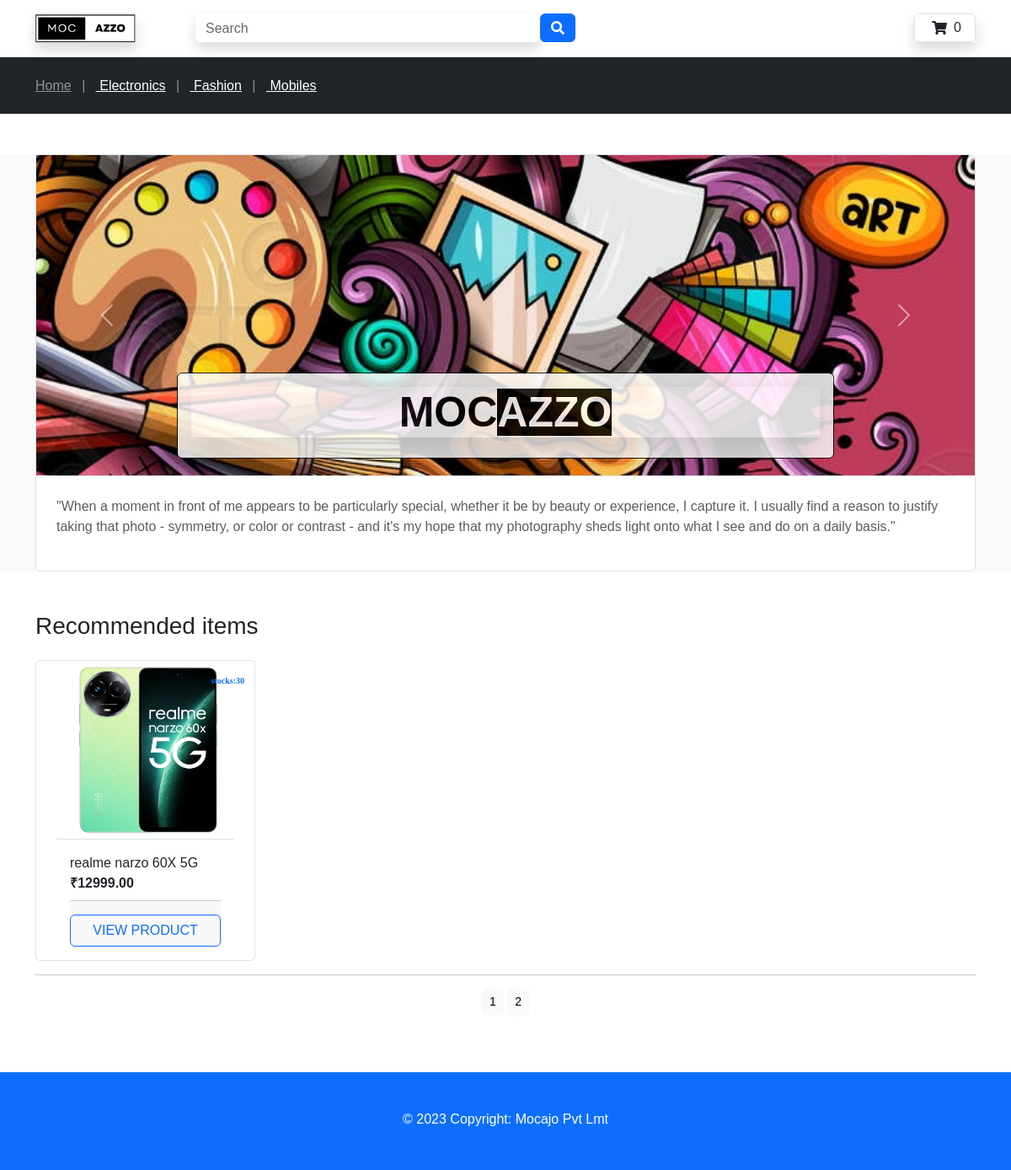
The app's page /index?page=2 with its own data.
### moc_app/models.py (models this page shows, shortened)
class Category(models.Model):
    name = models.CharField(max_length=250,unique=True)
    slug = models.SlugField(max_length=250,unique=True)
    desc = models.TextField(blank=True)
    img = models.ImageField(upload_to='category')
    class Meta:
        ordering = ('name',)
        verbose_name = 'category'
        verbose_name_plural = 'categories'
    def get_url(self):
        return reverse('moc_app:product_of_cat',args=[self.slug])

class Product(models.Model):
    name = models.CharField(max_length=250, unique=True)
    slug = models.SlugField(max_length=250, unique=True)
    desc = models.TextField(blank=True)
    category = models.ForeignKey(Category,on_delete=models.CASCADE)
    img = models.ImageField(upload_to='product')
    price = models.DecimalField(max_digits=10,decimal_places=2)
    stock = models.IntegerField()
    available = models.BooleanField(default=True)
    created = models.DateTimeField(auto_now_add=True)
    updated = models.DateTimeField(auto_now=True)
    def get_url(self):
        return reverse('moc_app:product',args=[self.category.slug,self.slug])
    class Meta:
        ordering = ('name',)
        verbose_name = 'product'
        verbose_name_plural = 'products'

### moc_app/views.py (the view)
# urls.py: path('', views.index,name='index'),
def index(request,c_slug=None):
    c_page = None
    products = None
    if c_slug != None:
        c_page = get_object_or_404(Category,slug= c_slug)
        products_list = Product.objects.all().filter(category=c_page)
    else:
        products_list = Product.objects.all()
    pagenator = Paginator(products_list,8)
    try:
        page = int(request.GET.get('page','1'))
    except:
        page=1
    try:
        products = pagenator.page(page)
    except(InvalidPage,EmptyPage):
        products = pagenator.page(pagenator.num_pages)
    return render(request,'index.html',{'category':c_page,'products':products})

### cart_app/context_processors.py (called while the page is built)
def counter(request):
    item_count = 0
    if 'admin' in request.path:
        return {}
    else:
        try:
            cart = Cart.objects.filter(cartId = _cart_id(request))
            cart_items = CartItem.objects.all().filter(cart=cart[:1])
            for cart_item in cart_items:
                item_count += cart_item.quantity
        except Cart.DoesNotExist:
            item_count = 0
        return dict(item_count = item_count)

### cart_app/views.py (called while the page is built)
def _cart_id(request):
    cart = request.session.session_key
    if not cart:
        cart = request.session.create()
    return cart

### moc_app/context_processors.py (called while the page is built)
def menu_links(request):
    links = Category.objects.all()
    return dict(links=links)

### templates/index.html (shortened to what this page needs)
{% extends 'base.html' %}
{% load static %}
{% block content %}
<section class="bg-light my-5">
  <div class="container">
    <div class="row">
      <div class="col-lg-12">
        <div class="card border shadow-0">
          {% if category %}
            <h4 class="card-title mb-4">{{category.name}}</h4>
                <div class="text-center mx-4">
                    <img class="img-fluid w-100"  src="{{category.img.url}}" style="width:1100px; height:200px; margin-le " />
                </div>
            <div class="border-top pt-4 mx-4 mb-4">
            <p class="text-muted">
             {{category.desc}}
            </p>
          </div>
            {% else %}
            <div id="carouselExampleInterval" class="carousel slide" data-bs-ride="carousel">
  <div class="carousel-inner">
    <div class="carousel-item active" data-bs-interval="10000">
      <img src="{% static 'img/bn.jpg' %}" class="d-block w-100" alt="{% static 'img/bn.jpg' %}">
           <div class="carousel-caption  d-md-block border border-black p-3    bg-white rounded opacity-85">
        <h2 class="shadow-lg " style="font-family: 'Mooli', sans-serif; color:black; font-size: 50px; text-transform:uppercase;"><b>Moc<span class="bg-black " style="color:white;">azzo</span></b></h2>
           </div>
    </div>
  </div>
  <button class="carousel-control-prev" type="button" data-bs-target="#carouselExampleInterval" data-bs-slide="prev">
    <span class="carousel-control-prev-icon" aria-hidden="true"></span>
  </button>
  <button class="carousel-control-next" type="button" data-bs-target="#carouselExampleInterval" data-bs-slide="next">
    <span class="carousel-control-next-icon" aria-hidden="true"></span>
  </button>
</div>
          <div class="border-top pt-4 mx-4 mb-4">
            <p class="text-muted">
              "When a moment in front of me appears to be particularly special, whether it be by beauty or experience, I capture it. I usually find a reason to justify taking that photo - symmetry, or color or contrast - and it's my hope that my photography sheds light onto what I see and do on a daily basis."
            </p>
          </div>
            {% endif %}
        </div>
      </div>
    </div>
  </div>
</section>
<section>
  <div class="container my-5">
    {% if category is None %}
    <header class="mb-4">
      <h3>Recommended items</h3>
    </header>
{% endif %}
    <div class="row">
      {% for pro in products %}
      <div class="col-lg-3 col-md-6 col-sm-6">
        <div class="card px-4 border shadow-0 mb-4 mb-lg-0">
          <div class="mask px-2" style="height: 50px;">
            <p href="#"><i class="fas  text-primary fa-lg float-end pt-3 m-1 " style="font-size:10px ">stocks:{{pro.stock}}</i></p>
          </div>
          <a href="#" class="text-center">
            <img src="{{pro.img.url}}" class="card-img-top rounded-2" style="width: 218px;height: 211px;"/>
          </a>
          <div class="card-body d-flex flex-column pt-3 border-top">
            <a href="#" class="nav-link">{{pro.name}}</a>
            <div class="price-wrap mb-2">
              <strong class="">₹{{pro.price}}</strong>
            </div>
            <div class="card-footer d-flex align-items-end pt-3 px-0 pb-0 mt-auto">
              <a href="{{pro.get_url}}" class="btn btn-outline-primary w-100">View product</a>
            </div>
          </div>
        </div>
      </div>
{% endfor %}
    </div>
    <div class="mx-auto">
{% if products.paginator.num_pages > 1 %}
    <hr>
    <div class="text-center" style="padding-bottom:20px;">
{% for pg in products.paginator.page_range %}
        <a href="?page={{pg}}" class="btn btn-light btn-sm">{{pg}}</a>
{% endfor %}
    </div>
    {% endif %}
  </div>
</section>
{% endblock %}

### templates/nav.html
{% load static %}
<div class="bg-dark">
    <div class="container py-4">
      <nav class="d-flex">
        <h6 class="mb-0">
          {% if category is None %}
          <a href="{% url 'moc_app:index' %}" class="text-white-50">Home</a>
          {% else %}
          <a href="{% url 'moc_app:index' %}" class="text-white-50">Home</a>
          <span class="text-white-50 mx-2"> > </span>
          <a href="" class="text-white"><u>{{category.name}}</u></a> &nbsp;&nbsp;
          {% endif %}
          {% for i in links %}
          <span class="text-white-50 mx-2"> |</span>
          <a href="{{i.get_url}}" class="text-white"><u>&nbsp;{{i.name}}</u></a>
          {% endfor %}
        </h6>
      </nav>
    </div>
  </div>

### static/css/style.css (style rules this page uses)
body { font-family: 'Mooli', sans-serif; }

### records on screen
Category: name "Electronics"
Category: name "Fashion"
Category: name "Mobiles"
Product: stock "30", img (picture), name "realme narzo 60X 5G", price "12999.00"

### other values on screen
{{ item_count }} "0"
{{ pg }} "1" "2"
